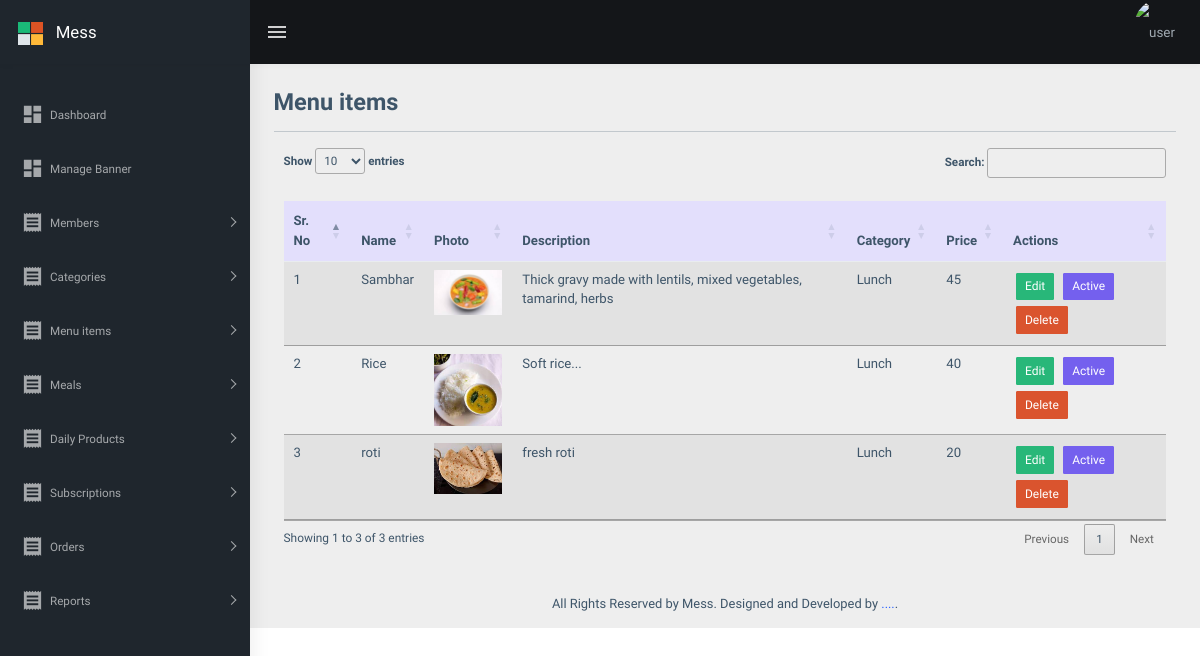
The page /admin/listMenu.php (signed in) on the database its author committed.
### tables this page shows
CREATE TABLE `menu` (
  `id` bigint(20) NOT NULL,
  `category_id` int(11) NOT NULL,
  `menuName` varchar(80) NOT NULL,
  `menuDesc` varchar(255) NOT NULL,
  `menuPrice` int(11) NOT NULL,
  `menuPhoto` varchar(255) NOT NULL,
  `status` int(11) NOT NULL
);

CREATE TABLE `category` (
  `id` int(11) NOT NULL,
  `name` varchar(40) NOT NULL,
  `description` varchar(800) NOT NULL,
  `status` int(11) NOT NULL
);

### admin/listMenu.php (the view, shortened to what this page needs)
<?php
include ('top.php');
$sql="select menu.*, category.name from menu,category where menu.category_id=category.id order by menu.id desc";
$res=mysqli_query($con,$sql);
?>
			<main class="content">
				<div class="container-fluid p-4">
					<div class="mb-3">
						<h1 class="h3 d-inline align-middle">Menu items</h1>
					</div>
					<hr>
				<div class="container table-responsive">
					<table class="table table-striped  table-hover table-sm pt-3 " id="dttable">
					<thead class="table-primary">
						<tr>
						<th scope="col">Sr. No</th>
						<th scope="col">Name</th>
						<th scope="col" width="10%">Photo</th>
						<th scope="col">Description</th>
						<th scope="col">Category</th>
						<th scope="col">Price</th>
						<th scope="col">Actions</th>
						</tr>
					</thead>
					<tbody>
						<?php
							if(mysqli_num_rows($res) > 0){
								$i=1;
								while( $row=mysqli_fetch_assoc($res) ){
						?>
						<tr>
						<td scope="col"> <?php  echo $i; ?></td>
						<td scope="col"> <?php  echo $row['menuName']; ?></td>
						<td scope="col"><a target="_blank" href="<?php  echo SITE_MENU_IMAGE.$row['menuPhoto']; ?>"> <img class="img-fluid" src="<?php  echo SITE_MENU_IMAGE.$row['menuPhoto']; ?>" > </a></td>
						<td scope="col"> <?php  echo $row['menuDesc']; ?></td>
						<td scope="col"> <?php  echo $row['name']; ?></td>
						<td scope="col"> <?php  echo $row['menuPrice']; ?></td>
						<td scope="col">
							<a href="addMenu/<?php echo $row['id']; ?>"> <button class="btn btn-success btn-sm">Edit</button> </a>
							<?php
								if( $row['status'] == 1 ){
							?>
							<a href="?id=<?php echo $row['id']; ?>&type=deactive "> <button class="btn btn-primary btn-sm">Active</button> </a>
							<?php
								}
								else
								{
							?>
							<a href="?id=<?php echo $row['id']; ?>&type=active "> <button class="btn btn-secondary btn-sm">Deactive</button> </a>
							<?php
								}
							?>
							<a href="?id=<?php echo $row['id']; ?>&type=delete"> <button class="btn btn-danger btn-sm">Delete</button> </a>
						</td>
						</tr>
						<?php
								$i++;
								}
							}
							else{
							?>
							<td colspan="4">Data not found</td>
							<?php
							}
						?>
					</tbody>
					</table>
				</div>
				</div>
			</main>
			<?php
				include 'footer.php';
			?>

### admin/top.php (style rules this page uses)
.btn { color: white; margin: 3px; }
table { font-size: 14px; }

### rows shown on the page
menu: menuName "Sambhar", menuPhoto (picture), menuDesc "Thick gravy made with lentils, mixed vegetables, tamarind, herbs", category.name "Lunch", menuPrice "45"
menu: menuName "Rice", menuPhoto (picture), menuDesc "Soft rice...", category.name "Lunch", menuPrice "40"
menu: menuName "roti", menuPhoto (picture), menuDesc "fresh roti", category.name "Lunch", menuPrice "20"
